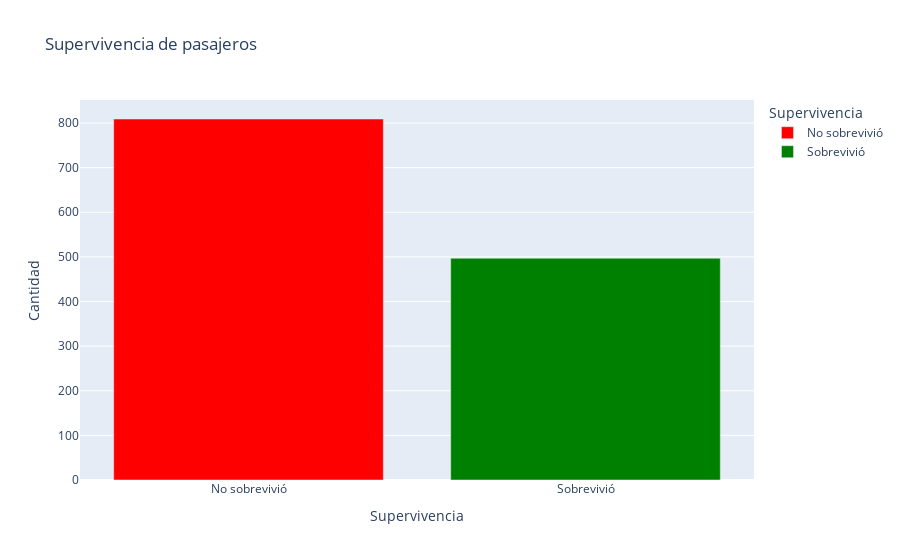

Here is the notebook cell this chart was saved with:
### Markdown cell above
Se realizará la gráfica para poder observar de mejor forma la supervivencia de los pasajeros.

### Code cell
conteo = df["Survived"].value_counts().reset_index()
conteo.columns = ["Supervivencia", "Cantidad"]
conteo["Supervivencia"]= conteo["Supervivencia"].replace({0:"No sobrevivió",1:"Sobrevivió"})

fig =px.bar(
    conteo,
    x="Supervivencia",
    y="Cantidad",
    color="Supervivencia",
    color_discrete_map={"No sobrevivió":"red","Sobrevivió":"green"},
    title= "Supervivencia de pasajeros"
)

fig.show()

### Figure 1 — Plotly figure (JSON) as saved in the notebook; plotly's stock layout.template omitted (floating-point values rounded to 4 significant figures)
{"data": [{"alignmentgroup": "True", "hovertemplate": "Supervivencia=%{x}<br>Cantidad=%{y}<extra></extra>", "legendgroup": "No sobrevivió", "marker": {"color": "red", "pattern": {"shape": ""}}, "name": "No sobrevivió", "offsetgroup": "No sobrevivió", "orientation": "v", "showlegend": true, "textposition": "auto", "type": "bar", "x": ["No sobrevivió"], "xaxis": "x", "y": [809], "yaxis": "y"}, {"alignmentgroup": "True", "hovertemplate": "Supervivencia=%{x}<br>Cantidad=%{y}<extra></extra>", "legendgroup": "Sobrevivió", "marker": {"color": "green", "pattern": {"shape": ""}}, "name": "Sobrevivió", "offsetgroup": "Sobrevivió", "orientation": "v", "showlegend": true, "textposition": "auto", "type": "bar", "x": ["Sobrevivió"], "xaxis": "x", "y": [497], "yaxis": "y"}], "layout": {"barmode": "relative", "legend": {"title": {"text": "Supervivencia"}, "tracegroupgap": 0}, "title": {"text": "Supervivencia de pasajeros"}, "xaxis": {"anchor": "y", "categoryarray": ["No sobrevivió", "Sobrevivió"], "categoryorder": "array", "domain": [0, 1], "title": {"text": "Supervivencia"}}, "yaxis": {"anchor": "x", "domain": [0, 1], "title": {"text": "Cantidad"}}}}
